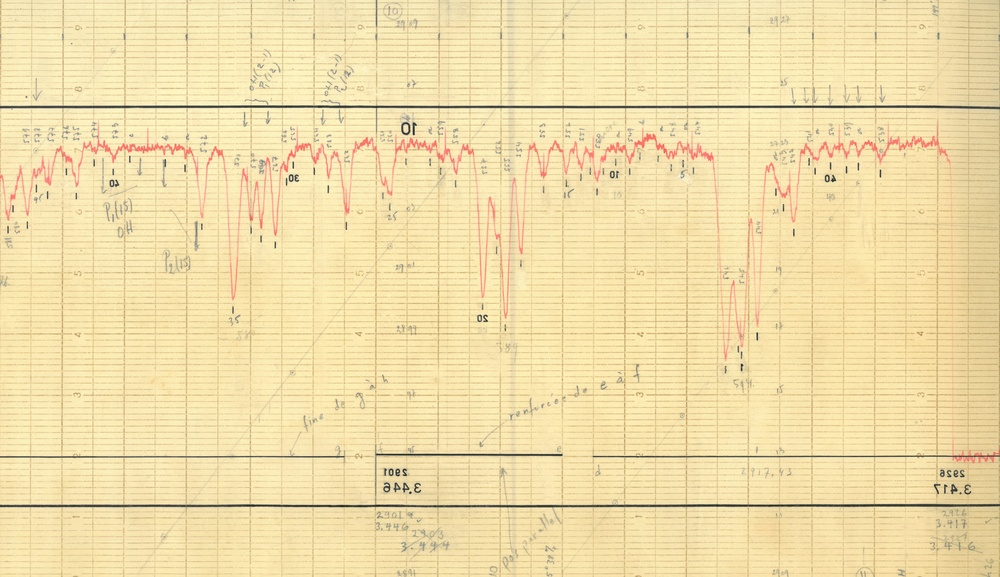
#> input picture images/copyscan_2901_2926_a.jpg, 1000 x 577 px, shrunk from 9608 x 5544 before the run, found by its file name
$ python find_digitization_values_historic_spectra_v1.py images/copyscan_2901_2926_a.jpg
#> lines starting #> are read from the running program, lines starting #| are printed output that depends on the picture
#!/usr/bin/python3
from __future__ import print_function, division
import matplotlib
matplotlib.use('Qt5Agg')
import os, pickle, sys
import numpy as np
import matplotlib.pyplot as plt
from matplotlib.widgets import Slider, Button, RadioButtons, TextBox
import imageio

class Digitizer():
    # [30 lines left out: function digitize_jfj_spectrum, not called in this run]

    def digitize_spectrum(self, event):
        print('.. digitizing ...')
        self.digitized_spectrum = []
        for i in range(self.img.shape[1]):
            self.digitized_spectrum.append(self.digitize_point(i))
        self.ax2.plot(self.digitized_spectrum, 'b-')
        self.fig.canvas.draw_idle()

    def digitize_point(self, s):
        x = np.arange(self.img.shape[0])
        # [4 lines of commented-out code are left out]
        y = self.img[:,s, 0]/(self.img[:,s, 1]+0.01)
        #cond = y[cond1]>(np.max(y[cond1])*0.80)
        cond = y>(np.max(y)*0.80)
        #return np.mean(x[cond1][cond])
        return np.mean(x[cond])

    # [6 lines left out: function save_spectrum, not called in this run]

    def plot_figure(self, init):
        if init:
            self.fig, (self.ax, self.ax2) = plt.subplots(ncols=2, nrows=1, figsize=(15,6), gridspec_kw={'width_ratios':(1,3)})
            self.randomizeax = plt.axes([0.8, 0.025, 0.1, 0.04])
            self.buttonr = Button(self.randomizeax, 'Randomize', hovercolor='0.975', color='gray')
            self.buttonr.on_clicked(self.randomize)
            self.digitizeax = plt.axes([0.7, 0.025, 0.1, 0.04])
            self.buttond = Button(self.digitizeax, 'Digitize', hovercolor='0.975', color='gray')
            self.buttond.on_clicked(self.digitize_spectrum)
            self.saveax = plt.axes([0.6, 0.025, 0.1, 0.04])
            self.buttons = Button(self.saveax, 'Save Spectrum', hovercolor='0.975', color='gray')
            self.buttons.on_clicked(self.save_spectrum)
        else:
            pass
        self.ax.grid()
        self.ax2.imshow(self.img)
        for s in range(self.nsel):
            self.ax2.plot(2*[self.sel[s]], [0,self.img.shape[0]], self.clrs[s]+'-', linewidth=0.5, label=str(self.sel[s]))
            y = self.img[:,self.sel[s], 0]/self.img[:,self.sel[s], 1]
            y2 = self.img[:,self.sel[s], 2]/self.img[:,self.sel[s], 1]
            #y3 = (self.img[:,self.sel[s], 2]+self.img[:,self.sel[s], 1]+self.img[:,self.sel[s], 0])/3/256
            fwhm = np.mean(y[y>np.max(y)*0.80])
            self.ax.plot(y, self.clrs[s]+'-', label=str(s), linewidth=0.5)
            self.ax.plot(y2, self.clrs[s]+'--', label=str(s), linewidth=0.5, alpha=0.5)
            self.ax.plot([0,self.img.shape[0]], [fwhm, fwhm], self.clrs[s]+'--', label=str(self.sel[s]), linewidth=0.5, alpha=0.7)
        self.ax2.legend(loc='upper left', ncol=5)

    # [7 lines left out: function randomize, not called in this run]

    def __init__(self, path, fname, savepath, nsel=5):
#> called with path = 'images/', fname = 'images/copyscan_2901_2926_a.jpg', savepath = 'data/', nsel = 5
        self.path = path
        self.fname = fname
        self.savepath = savepath
        self.img = imageio.imread(os.path.join(self.path, self.fname))
#> self.img is the input picture: shape (577, 1000, 3); mean R, G, B 240.8, 221.7, 169.9
        self.nsel = nsel
        self.clrs = ['r', 'g', 'b', 'k', 'm']
        self.l, self.w = self.img.shape[0], self.img.shape[1]
#> self.l = 577; self.w = 1000
        self.sel = [int(i) for i in np.random.random(nsel)*self.img.shape[1]]
#> self.sel = [548, 715, 602, 544, 423]
        self.s = 0
        #
        self.plot_figure(init=True)
#> the loop in plot_figure, `for s in range(self.nsel):` made 5 passes
#> fwhm on passes 1 to 5: 1.3, 1.09, 1.75, 1.9, 1.84
        self.digitize_spectrum(None)
#> after the loop in digitize_spectrum, `for i in range(self.img.shape[1]):`: self.digitized_spectrum = 1000 values, max 459.6 at index 973, min 136 at index 653, mean 196.7
        #
        plt.show()
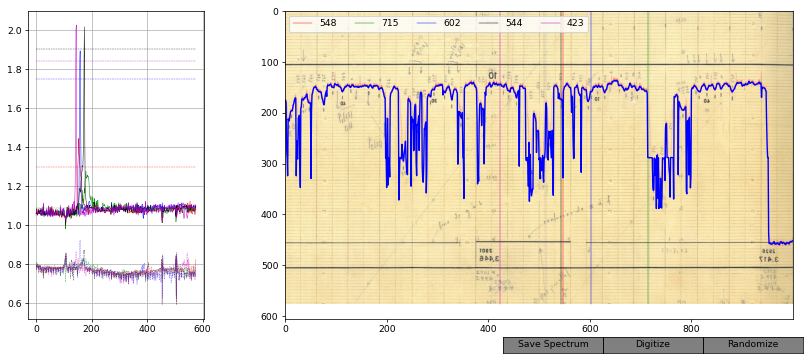
#> figure drawn by matplotlib, 2 panels; panel 1: curve peaks at x = 153, y = 1.45; panel 1: curve peaks at x = 108, y = 0.859

if __name__ == '__main__':
    if len(sys.argv)==2:
        fname = sys.argv[1]
        path = 'images/'
        savepath = 'data/'
        Digitizer(path, fname, savepath)
    else:
        print('Add image filename as cmdline arg ....')
